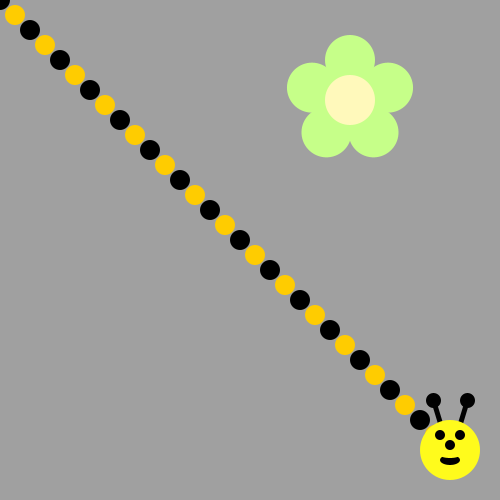
Frame 1 (no input)
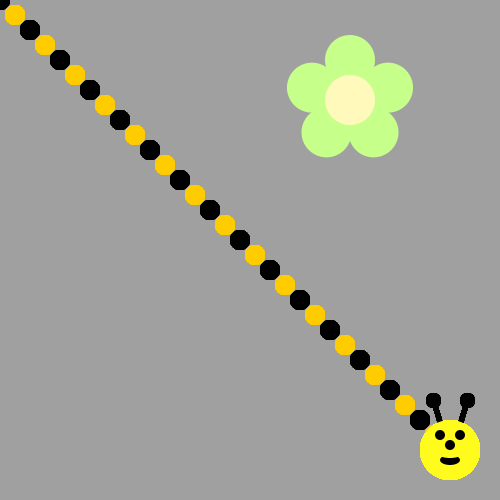
Frame 60 (the mouse pressed at the canvas centre just before this capture)
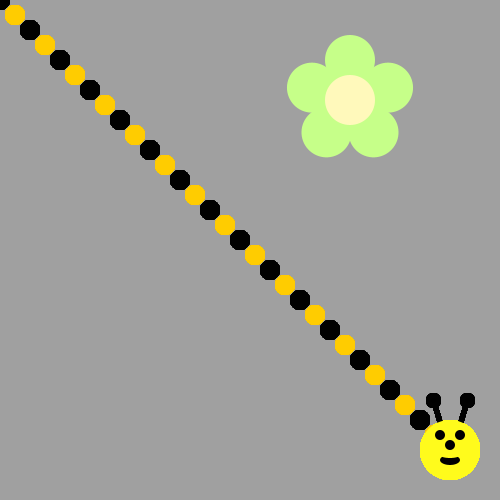
Frame 120 (the mouse held since frame 60 and released just before this capture)

The Processing sketch that drew these frames (run headless with seeded random() and noise(); from frame 60 on, the mouse is pressed at the canvas centre):

// Processing sketch: Bumble_Bee
// ── Bumble_Bee.pde
void draw() {
/*Use a loop to make a body for the Bee!
Then put his head on using drawBeeFace(x,y)
Use Modulo to make the colors alternate 
*/
noFill();
for (int i = 0; i<30; i++) {
  if (i % 2 == 0) {
  fill(0, 0, 0);
  }
  else {
   fill(255,204,0);

  }
  ellipse (i*15, i *15, 20, 20);
  
}
drawBeeFace(450, 450);
}


void drawFlower(int x, int y) {
     noStroke();
     translate(x, y);
     // draw 5 petals, rotating after each one<
     fill(#c6ff89);      // green
      for (int i = 0; i < 5; i++) {
           ellipse(0, -40, 50, 50);
          rotate(radians(72));
     }
     fill(#fff9bb); // light yellow
     ellipse(0, 0, 50, 50);
} 
void drawBeeFace(int BeeFaceX, int BeeFaceY) {
     noStroke();
     fill(0, 0, 0);
     stroke(1);
     strokeWeight(5);
     line(BeeFaceX-10, BeeFaceY-27, BeeFaceX-17, BeeFaceY-50);
     line(BeeFaceX+10, BeeFaceY-27, BeeFaceX+17, BeeFaceY-50);
     ellipse(BeeFaceX-17, BeeFaceY-50, 10, 10);
     ellipse(BeeFaceX+17, BeeFaceY-50, 10, 10);
     noStroke();
     fill(255, 251, 28);
     ellipse(BeeFaceX, BeeFaceY, 60, 60); // face
     fill(255, 237, 209);
     fill(0,0,0);
      ellipse(BeeFaceX-10, BeeFaceY-15, 10, 10); // eyes
     ellipse(BeeFaceX+10, BeeFaceY-15, 10, 10);
      ellipse(BeeFaceX, BeeFaceY-5, 10, 10); // nose
      ellipse(BeeFaceX, BeeFaceY+10, 20, 10);// mouth
     fill(255, 251, 28);
     ellipse(BeeFaceX, BeeFaceY+5, 20, 6);
}

void setup() {
     ellipseMode(CENTER);
     size(500, 500);
     background(160, 160, 160);
      drawFlower(350, 100);
}
